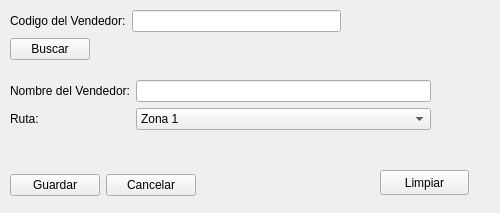
<?xml version="1.0" encoding="UTF-8"?>
<ui version="4.0">
 <class>Form</class>
 <widget class="QWidget" name="Form">
  <property name="geometry">
   <rect>
    <x>0</x>
    <y>0</y>
    <width>500</width>
    <height>213</height>
   </rect>
  </property>
  <property name="windowTitle">
   <string>Editar Vendedor</string>
  </property>
  <widget class="QWidget" name="formLayoutWidget">
   <property name="geometry">
    <rect>
     <x>10</x>
     <y>10</y>
     <width>331</width>
     <height>61</height>
    </rect>
   </property>
   <layout class="QFormLayout" name="formLayout">
    <item row="0" column="0">
     <widget class="QLabel" name="label">
      <property name="text">
       <string>Codigo del Vendedor:</string>
      </property>
     </widget>
    </item>
    <item row="0" column="1">
     <widget class="QLineEdit" name="lineEdit"/>
    </item>
    <item row="1" column="0">
     <widget class="QPushButton" name="pushButton">
      <property name="text">
       <string>Buscar</string>
      </property>
     </widget>
    </item>
   </layout>
  </widget>
  <widget class="QWidget" name="formLayoutWidget_2">
   <property name="geometry">
    <rect>
     <x>10</x>
     <y>80</y>
     <width>421</width>
     <height>80</height>
    </rect>
   </property>
   <layout class="QFormLayout" name="formLayout_2">
    <item row="0" column="0">
     <widget class="QLabel" name="label_2">
      <property name="text">
       <string>Nombre del Vendedor:</string>
      </property>
     </widget>
    </item>
    <item row="0" column="1">
     <widget class="QLineEdit" name="lineEdit_2"/>
    </item>
    <item row="1" column="0">
     <widget class="QLabel" name="label_3">
      <property name="text">
       <string>Ruta:</string>
      </property>
     </widget>
    </item>
    <item row="1" column="1">
     <widget class="QComboBox" name="comboBox">
      <item>
       <property name="text">
        <string>Zona 1</string>
       </property>
      </item>
      <item>
       <property name="text">
        <string>Zona 2</string>
       </property>
      </item>
      <item>
       <property name="text">
        <string>Zona 3</string>
       </property>
      </item>
      <item>
       <property name="text">
        <string>Zona 4</string>
       </property>
      </item>
      <item>
       <property name="text">
        <string>Zona 5</string>
       </property>
      </item>
     </widget>
    </item>
   </layout>
  </widget>
  <widget class="QWidget" name="horizontalLayoutWidget">
   <property name="geometry">
    <rect>
     <x>10</x>
     <y>170</y>
     <width>186</width>
     <height>31</height>
    </rect>
   </property>
   <layout class="QHBoxLayout" name="horizontalLayout">
    <item>
     <widget class="QPushButton" name="pushButton_2">
      <property name="text">
       <string>Guardar</string>
      </property>
     </widget>
    </item>
    <item>
     <widget class="QPushButton" name="pushButton_3">
      <property name="text">
       <string>Cancelar</string>
      </property>
     </widget>
    </item>
   </layout>
  </widget>
  <widget class="QPushButton" name="pushButton_4">
   <property name="geometry">
    <rect>
     <x>380</x>
     <y>170</y>
     <width>89</width>
     <height>25</height>
    </rect>
   </property>
   <property name="text">
    <string>Limpiar</string>
   </property>
  </widget>
 </widget>
 <resources/>
 <connections>
  <connection>
   <sender>lineEdit</sender>
   <signal>returnPressed()</signal>
   <receiver>pushButton</receiver>
   <slot>click()</slot>
   <hints>
    <hint type="sourcelabel">
     <x>251</x>
     <y>23</y>
    </hint>
    <hint type="destinationlabel">
     <x>50</x>
     <y>54</y>
    </hint>
   </hints>
  </connection>
  <connection>
   <sender>pushButton</sender>
   <signal>clicked()</signal>
   <receiver>Form</receiver>
   <slot>searchSeller()</slot>
   <hints>
    <hint type="sourcelabel">
     <x>50</x>
     <y>54</y>
    </hint>
    <hint type="destinationlabel">
     <x>249</x>
     <y>106</y>
    </hint>
   </hints>
  </connection>
  <connection>
   <sender>pushButton_2</sender>
   <signal>clicked()</signal>
   <receiver>Form</receiver>
   <slot>saveSeller()</slot>
   <hints>
    <hint type="sourcelabel">
     <x>55</x>
     <y>185</y>
    </hint>
    <hint type="destinationlabel">
     <x>249</x>
     <y>106</y>
    </hint>
   </hints>
  </connection>
  <connection>
   <sender>pushButton_3</sender>
   <signal>clicked()</signal>
   <receiver>Form</receiver>
   <slot>close()</slot>
   <hints>
    <hint type="sourcelabel">
     <x>150</x>
     <y>185</y>
    </hint>
    <hint type="destinationlabel">
     <x>249</x>
     <y>106</y>
    </hint>
   </hints>
  </connection>
  <connection>
   <sender>pushButton_4</sender>
   <signal>clicked()</signal>
   <receiver>Form</receiver>
   <slot>resetFields()</slot>
   <hints>
    <hint type="sourcelabel">
     <x>424</x>
     <y>182</y>
    </hint>
    <hint type="destinationlabel">
     <x>249</x>
     <y>106</y>
    </hint>
   </hints>
  </connection>
 </connections>
 <slots>
  <slot>searchSeller()</slot>
  <slot>saveSeller()</slot>
  <slot>resetFields()</slot>
 </slots>
</ui>
